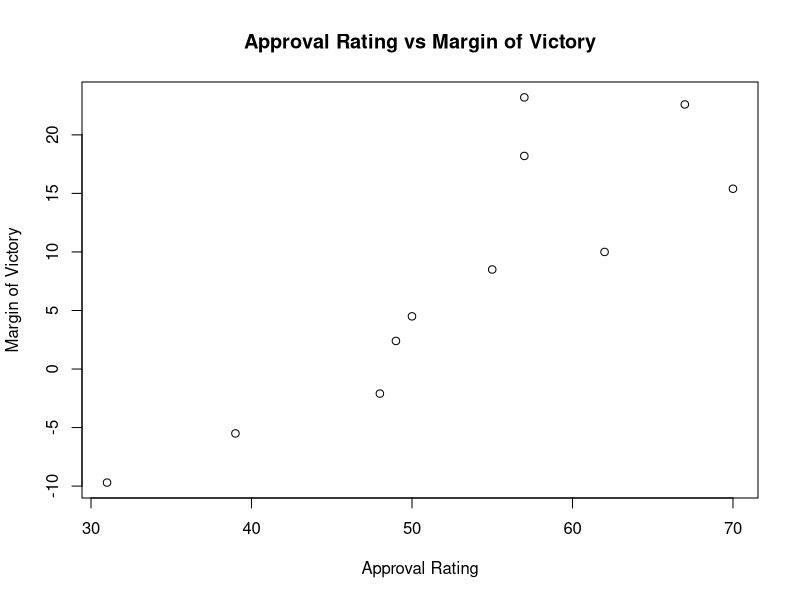
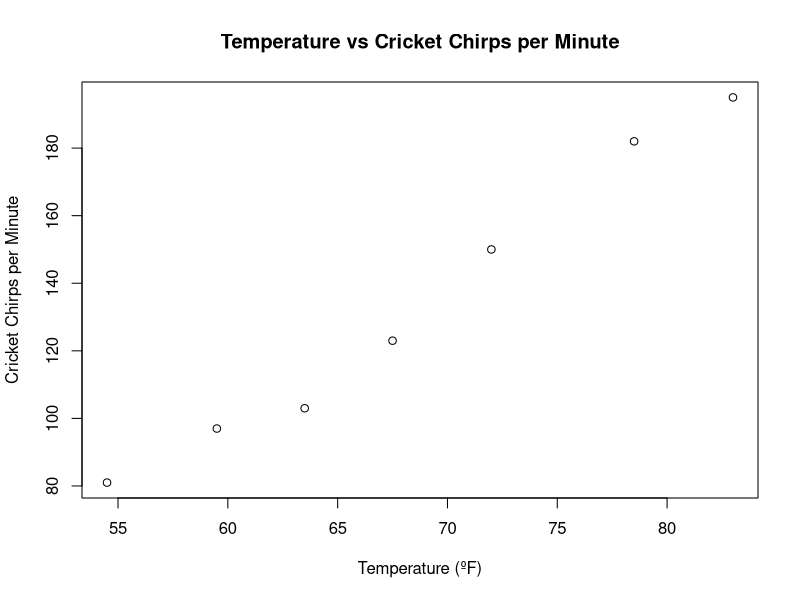
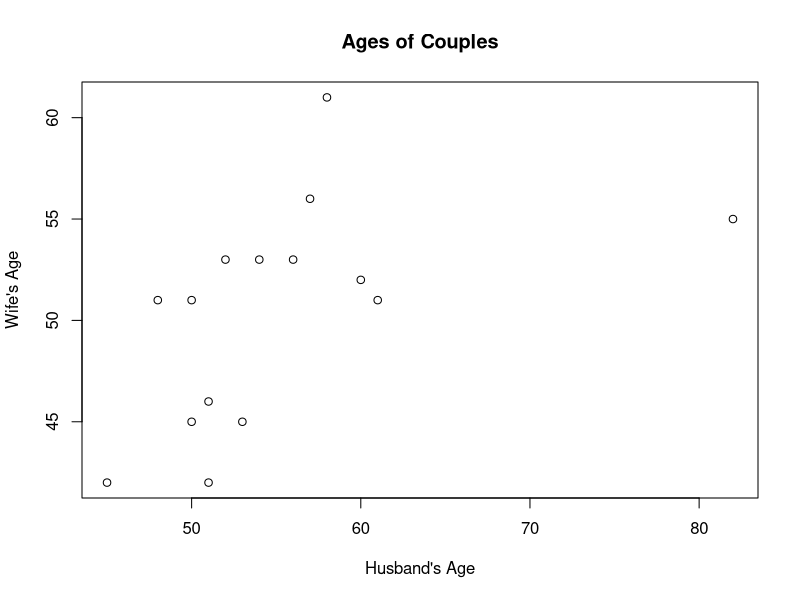
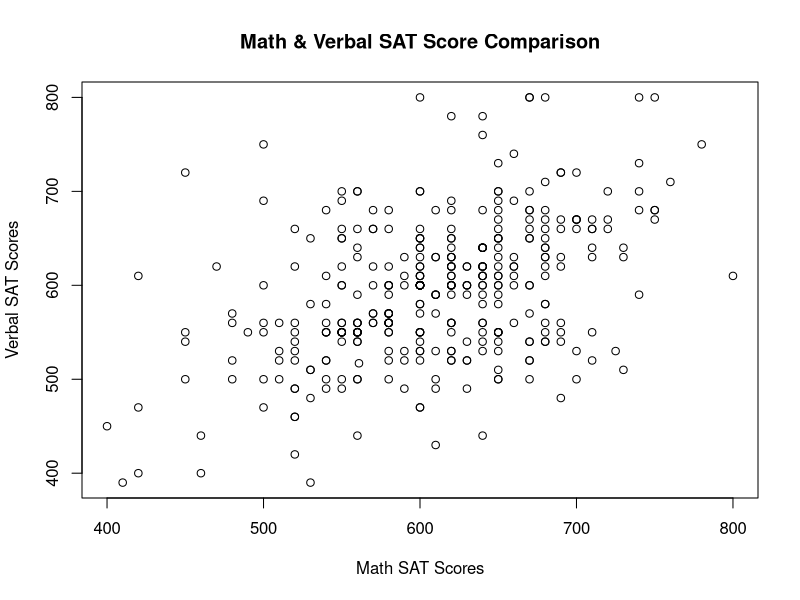
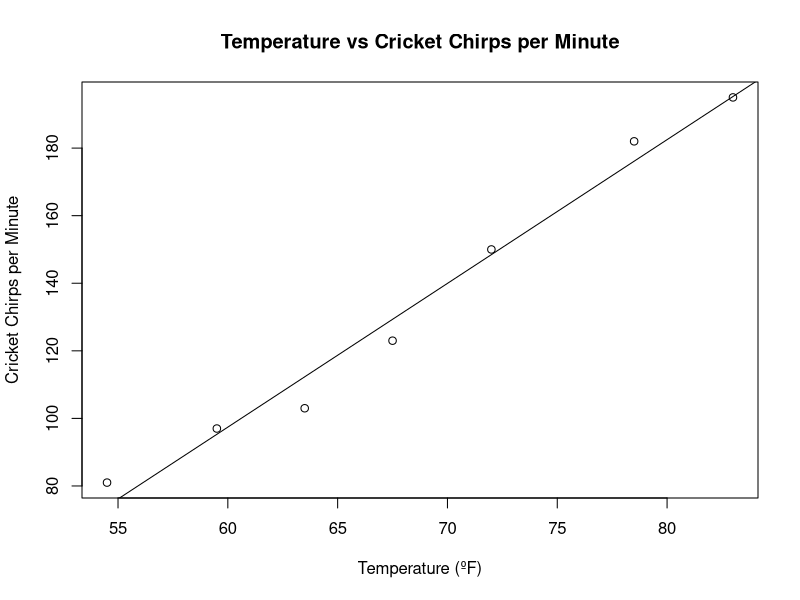

Here is the R script that generated these plots, in order:
# Author: Omer Basar
# Lab Partner: Peter Agudelo
# Lab Number: 4
# Date: 2/28/20

# Question 1 -------------------------------------------------------------------------------------

# Inititialize Variables
approval_rating <- c(62, 50, 70, 67, 57, 48, 31, 57, 39, 55, 49)
margin_of_victory <- c(10.0, 4.5, 15.4, 22.6, 23.2, -2.1, -9.7, 18.2, -5.5, 8.5, 2.4)

# Scatter Plot
plot(approval_rating, margin_of_victory, main = "Approval Rating vs Margin of Victory",
     xlab = "Approval Rating", ylab = "Margin of Victory")

# Question 2 -------------------------------------------------------------------------------------

# Initialize Variables
temperature_data <- c(54.5, 59.5, 63.5, 67.5, 72.0, 78.5, 83.0)
chirps_per_min <- c(81, 97, 103, 123, 150, 182, 195)

# Scatter Plot
plot(temperature_data, chirps_per_min, main = "Temperature vs Cricket Chirps per Minute",
     xlab = "Temperature (ºF)", ylab ="Cricket Chirps per Minute")

# Our estimate for the correlation would around 0.9 to 1.0 since the data points almost form
# a straight line, but not a perfectly straight one.

# Correlation Coefficient
correlation_value_one <- cor(temperature_data, chirps_per_min)
# The correlation coefficient is 0.99 which is extremely strong.

# It appears that chirp rate and temperature are associated since the correlation value is
# extremely close to one which indicates a strong relationship between the two variables.

# Question 3 -------------------------------------------------------------------------------------

# Inititialize Variables
# Note: The class as a whole is using these numbers as these were written on the board.
husband_age <- c(60, 58, 54, 82, 52, 61, 50, 48, 53, 51, 45, 51, 56, 50, 57)
wife_age <- c(52, 61, 53, 55, 53, 51, 45, 51, 45, 42, 42, 46, 53, 51, 56)

# Scatter Plot
plot(husband_age, wife_age, main = "Ages of Couples", xlab = "Husband's Age", ylab = "Wife's Age")

# If these two variables had a negative relationship in this scenario, it would mean that the 
# age gap between couples would increase as the husband's age increased. Another way of saying
# it would be the older the husband, the younger the wife.

# If these two variables had a positive relationship in this scenario, it would mean that the age
# gap between couples would stay the same as the wife's age would increase alongside the husband's
# age as well.

# It is more likely that a positive relationship would occur since most people tend to marry with
# someone that is close to their age level and maturity.

# We are expecting a moderately positive relationship in the data as most of the points are 
# clustered in an upward line but are spread out enough to make the realtionship weaker. The one 
# extreme outlier will also end up skewing the relationship considerably as correlation isn't
# resistant to any exterme outliers.

# Yes, a strong relationship would imply an association between a husband and wife's age

# Question 4 -------------------------------------------------------------------------------------

# Initialize Variables
SAT <- read.csv("StudentSurvey.csv")
math_scores <- SAT$MathSAT
verbal_scores <- SAT$VerbalSAT

# Scatter Plot
plot(math_scores, verbal_scores, main = "Math & Verbal SAT Score Comparison", 
     xlab = "Math SAT Scores", ylab = "Verbal SAT Scores")

# A positive relationship would imply that as one type of score increase, the other would also
# increase. A negative relationship would imply that as one type of score increases, the other
# would just decrease.

# A person in the bottom left corner is someone isn't good at english and math or may have not
# studied at all for their SAT. A peron in the top left corner is a student who excels in their
# english language skills, however they are pretty bad at math. A student in the bottom right
# corner is a mathmatical genius but lacks the skills of proper english writing. A student in
# the top right corner is a well rounded academic student who excels in both math and english and
# may end up receieving a scholarship based on their academic merits.

# There does not seem to be a strong linear relationship as most of the data points are spread
# out in clusters and do not form a close enough straight line.

# Correlation Coefficient
correlation_value_two <- cor(math_scores, verbal_scores)
# The correlation coefficient is roughly 0.44 which is between weak and moderate.

# Question 5 -------------------------------------------------------------------------------------

# Note: Since we are using the same data sets as question 2, we do not need to define the 
# groups again. The ones we will be using again are "temperature_data" & "chirps_per_min".

# Scatter Plot
plot(temperature_data, chirps_per_min, main = "Temperature vs Cricket Chirps per Minute",
     xlab = "Temperature (ºF)", ylab ="Cricket Chirps per Minute")

# Yes, there does appear to be a linear relationship between these two variables. It is extremely
# strong since you can draw a straight line that goes through almost all of the data points. It
# is a positive relationship since it is trending upward.

# Least Squares Line
linear_model <- lm(chirps_per_min ~ temperature_data)
linear_model

# Regression Line
abline(-157.817, 4.254)

# Residual Values for Each Data Point
residual_values <- resid(linear_model)
# Residual 1 =  6.9533981
# Residual 2 =  1.6815534
# Residual 3 = -9.3359223 
# Residual 4 = -6.3533981
# Residual 5 =  1.5019417
# Residual 6 =  5.8485437
# Residual 7 = -0.2961165

# Predicted Values
# Note: Formula is y = mx + b
# Formula in this case would be y = 4.254x -157.817
# Predicted Value 1 = 4.254(54.5) - 157.817 = 74.026
# Predicted Value 2 = 4.254(59.5) - 157.817 = 95.296
# Predicted Value 3 = 4.254(63.5) - 157.817 = 112.312
# Predicted Value 4 = 4.254(67.5) - 157.817 = 129.328
# Predicted Value 5 = 4.254(72.0) - 157.817 = 148.471
# Predicted Value 6 = 4.254(78.5) - 157.817 = 176.122
# Predicted Value 7 = 4.254(83.0) - 157.817 = 195.265
